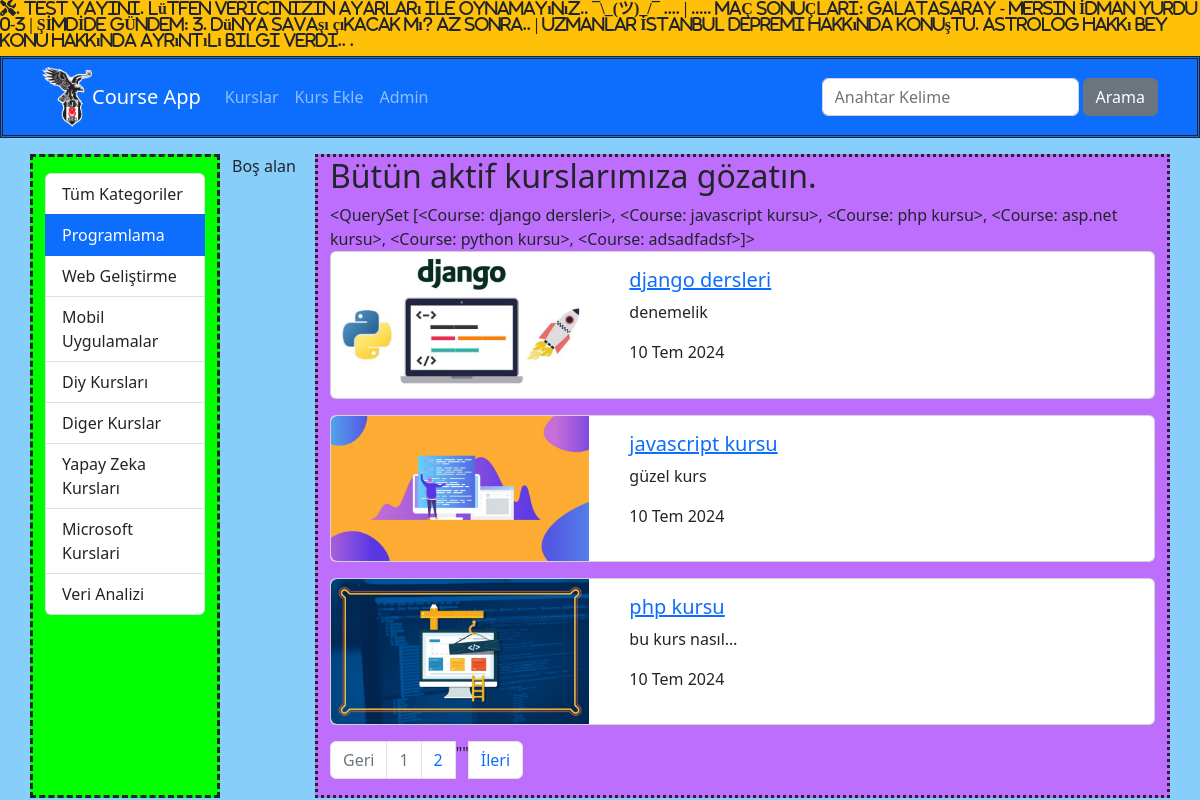
Screenshot of /kurslar/kategori/programlama with the database file from the repository.
### courses/models.py (models this page shows, shortened)
class Category(models.Model):
    name = models.CharField( max_length=50)
    slug = models.SlugField(default= "", null=False, unique=True, db_index = True, max_length=50)

class Course(models.Model):
    title = models.CharField(max_length=50)
    description = models.TextField()
    imageUrl = models.CharField(max_length=50, blank=False)
    date = models.DateField(auto_now=True)
    isActive = models.BooleanField(default=False)
    isHome = models.BooleanField(default = False)
    slug = models.SlugField(default = "", null=False, blank=True,  unique=True, db_index=True)
    categories = models.ManyToManyField(Category,)
    def __str__(self):
        return f"{self.title}"

### courses/views.py (the view)
# urls.py: path('kategori/<slug:slug>', views.getCoursesByCategory, name='courses_by_category'),
def getCoursesByCategory(request, slug):
    kurslar  = Course.objects.filter( categories__slug= slug, isActive = True).order_by("date")#category__slug = slug,
    kategoriler = Category.objects.all()
    paginator = Paginator(kurslar, 3) #filtrelenmiş kursları her sayfada 5'er adet göster
    page = request.GET.get('page', 1) #query'den gelen page number'ı kullan
    page_obj = paginator.page(page) #page e düşen kursları pageob'e at
    print(page_obj.paginator.count) #toplam ürün sayısı
    print(page_obj.paginator.num_pages) # toplam sayfa sayısı
    return render(request, 'courses/list.html', {
        'categories': kategoriler,
        'courses': kurslar,
        'page_obj': page_obj,
        'seciliKategori': slug
    })

### courses/templates/courses/list.html (shortened to what this page needs)
{% extends "layout.html" %}
{% load static %}
{% block css_files %}
        <link rel="stylesheet" href="{%static 'courses/css/style.css'%}">
{% endblock  %}
{% block content %}
        <div class="container mt-3"  >
                <div class="row">
                    <div class="col-2" style="border:dashed; background-color:Lime  ">
                    {% include 'courses/partials/_categories.html' %}
                       </div>
                <div class="col-1" style="">
                                Boş alan
                </div>
                <div class="col-9" style="border:dotted; background:#BE6EFD">
                <h2>Bütün aktif kurslarımıza gözatın. </h2>
                        {{page_obj.paginator.object_list}}
                        {% for course  in page_obj.object_list %}
                                         {% include 'courses/partials/_course.html' %}
                        {% endfor %}
                        {% include "courses/partials/_pagination.html" %}
                        </div>
                </div>
        </div>
{% endblock  %}

### courses/templates/courses/partials/_categories.html
<div class="list-group mt-3">
    <a href="/kurslar"     class="list-group-item list-group-item-action"> Tüm Kategoriler </a>
    {% for  category in categories %}
    <a href="{% url "courses_by_category" category.slug%}"     class="list-group-item list-group-item-action {% if seciliKategori == category.slug %}active{% endif %}">{{category.name|title}}</a>
    {% endfor %}
</div>

### courses/templates/courses/partials/_course.html
 {% load static %}
<div class="card mb-3">
    <div class="row">
        <div class="col-4">
            <img
                class="img-fluid rounded-start"
                src="{% static 'courses/img/'|add:course.imageUrl %}"
                alt="course.title"
            />
        </div>
        <div class="col-8">
            <div class="card-body">
                <h5 class="card-title"> <a href="{% url "course_details" course.id %}">{{course.title }}</a></h5>
                <p class="card-text">{{course.description|truncatechars:15}}</p>
                <p>{{course.date|date:'SHORT_DATE_FORMAT'}}</p>
            </div>
        </div>
    </div>
</div>

### courses/static/courses/css/style.css (style rules this page uses)
body { background-color: lightskyblue; }

### rows the page displays
Category: name "Programlama"
Category: name "Web Geliştirme"
Category: name "Mobil Uygulamalar"
Category: name "Diy Kursları"
Category: name "Diger Kurslar"
Category: name "Yapay Zeka Kursları"
Category: name "Microsoft Kurslari"
Category: name "Veri Analizi"
Course: paginator.object_list "<QuerySet [<Course: django dersleri>, <Course: javascript kursu>, <Course: php kursu>, <Course: asp.net kursu>, <Course: python kursu>, <Course: adsadfadsf>]>", imageUrl (picture), title "django dersleri", description "denemelik", date "10 Tem 2024"
Course: imageUrl (picture), title "javascript kursu", description "güzel kurs", date "10 Tem 2024"
Course: imageUrl (picture), title "php kursu", description "bu kurs nasıl…", date "10 Tem 2024"

### other values shown
{{ i }} "1"
{{ i }} "2"
